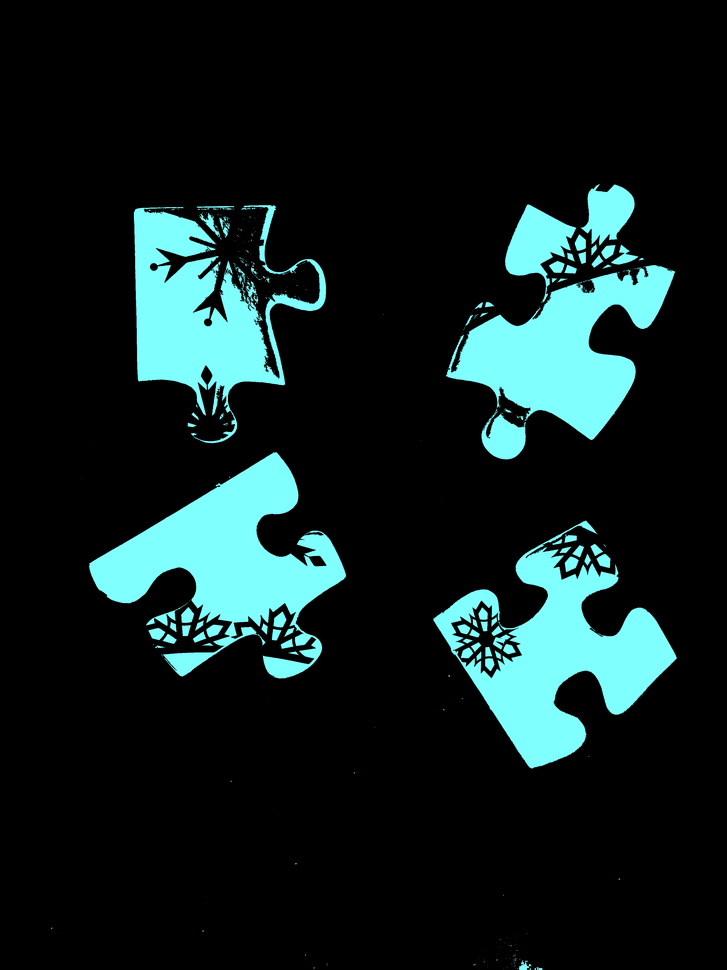
#> input picture frozen3.png, 727 x 970 px, shrunk from 3024 x 4032 before the run
$ python blacktowhite.py
#> lines starting #> are read from the running program, lines starting #| are printed output that depends on the picture
from PIL import Image

if __name__=="__main__":
    im = Image.open('frozen3.png') # Can be many different formats.
#> im is the input picture: PIL image 727x970 RGB; mean R, G, B 16.9, 33.5, 33.5
    pix = im.load()
    print(im.size)  # Get the width and hight of the image for iterating over
#| (727, 970)
    width, height = im.size
#> width = 727; height = 970
    background={}
    for x in range(0, width):
        for y in range(0, height):
            if pix[x, y]==(0, 0, 0):
                pix[x, y]=(255, 255, 255)
    for x in range(0, width):
        for y in range(0, height):
            if pix[x, y]!=(255, 255,255):
                pix[x, y]=(0, 0, 255)
    im.save('frozen4.png')  # Save the modified pixels as .png
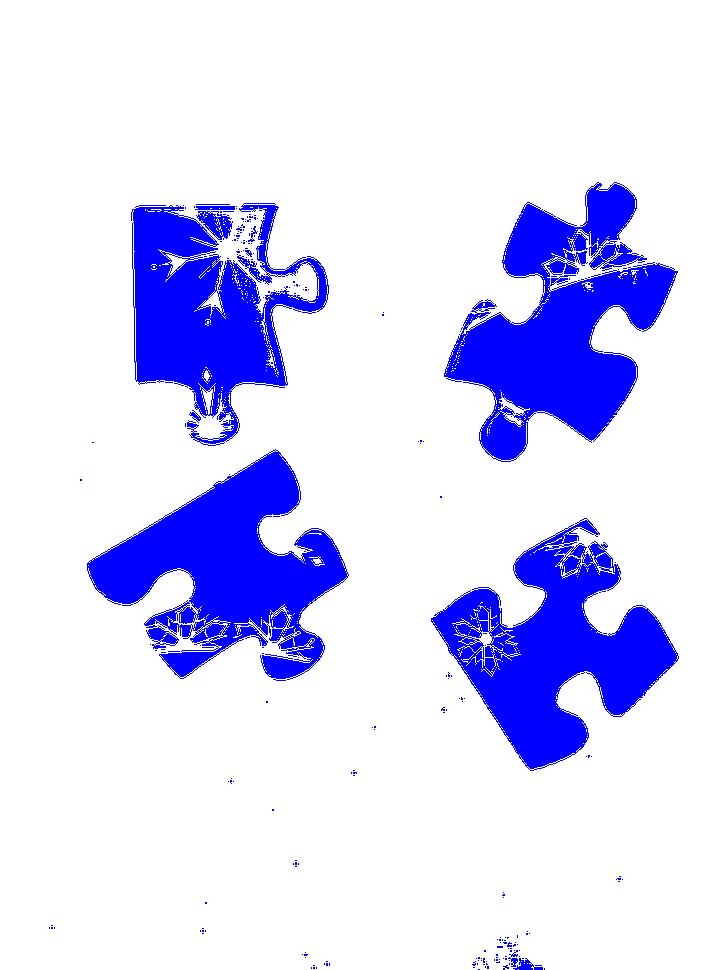
#> saved as frozen4.png: PIL image 727x970 RGB; mean R, G, B 215.5, 215.5, 255
